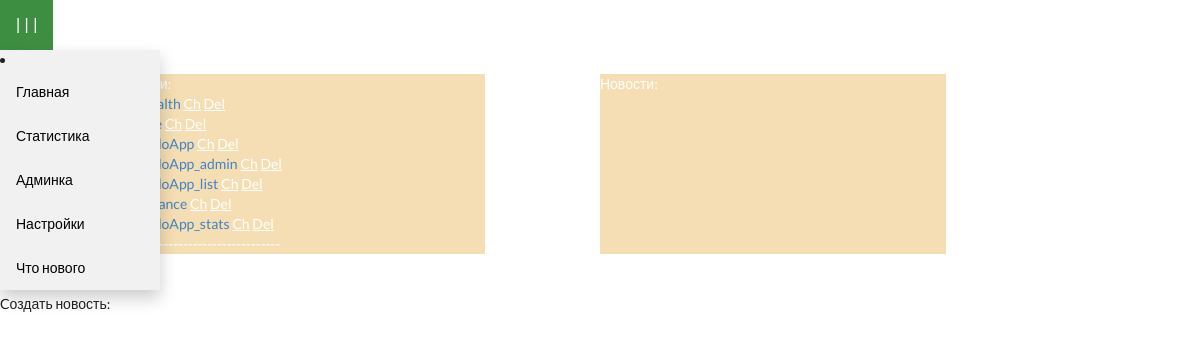
/admin, run on an earlier commit of the app's database.
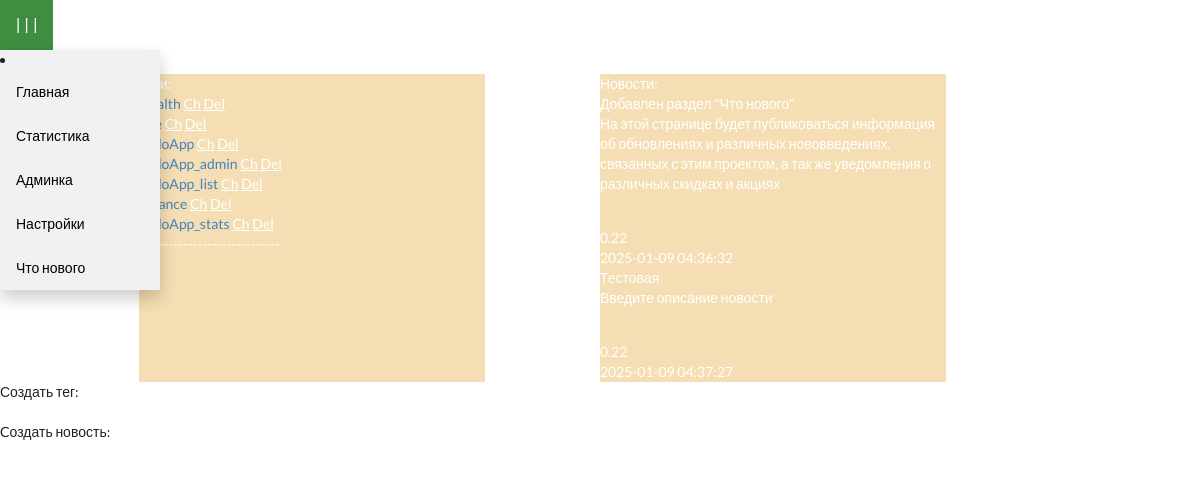
And on a later commit of the database.
### todo/models.py (models this page shows)
class Tag(db.Model):
    id = db.Column(db.Integer, primary_key=True)
    title = db.Column(db.String(100))
    descr = db.Column(db.String(1000))

class News(db.Model):
    id = db.Column(db.Integer, primary_key=True)
    title = db.Column(db.String(100))
    descr = db.Column(db.String(1000))
    version = db.Column(db.String(10))
    create_date = db.Column(db.String(25))
    to_send = db.Column(db.Boolean)

### todo/routes.py (the view)
@app.get('/admin')
def admin():
    tag_list = Tag.query.all()
    news_list = News.query.all()
    return render_template('todo/admin.html', tag_list=tag_list, news_list=news_list)

### todo/templates/todo/admin.html (shortened to what this page needs)
{% extends 'todo/layout.html' %}
    {% block content %}
    <div class="content" style="  display: flex; margin-top: 2%; margin-left: 2%; margin-right: 2%; color: white;">
        <div class="form" style="background-color:wheat;width: 30%;margin-left: 10%; margin-right: 10%;">
            {% block tags %}
            Теги:<br>
            {% for tag in tag_list %}
            <a>{{tag.title}}</a> <a href="/get_tag/{{tag.id}}">Ch</a> <a href="/delete_tag/{{ tag.id }}">Del</a>
            <br>
            {% endfor %}
            {% endblock %}
            -----------------------------<br>
        </div>
        <div class="form2" style="background-color:wheat;width: 30%; margin-right: 10%;">
            {% block posts %}
            Новости: <br>
            {% for post in news_list %}
            {{post.title}}<br>{{post.descr | safe}}<br>{{post.version}}<br>{{post.create_date}}<br>{{post.is_send}}
            {% endfor %}
            {% endblock %}
        </div>
    </div>
    Создать тег: <br>
    <a href="#openModal">Создать тег</a><br>
    Cоздать новость: <br>
    <a href="#openModal3">Создать новость</a><br>
    {% endblock content %}

### todo/templates/todo/layout.html (shortened to what this page needs)
<!doctype html>
<html lang="ru">
<head>
      <link rel="stylesheet" href="{{ url_for('static', filename='css/style.css') }}">
      <link rel="stylesheet" href="https://cdn.jsdelivr.net/npm/semantic-ui@2.4.2/dist/semantic.min.css">
      <link href="https://cdn.jsdelivr.net/gh/Alaev-Co/snowflakes/dist/snow.min.css" rel="stylesheet">
</head>
<body
      style="{% if request.cookies.get('font')=='black' %}background-color:{{ request.cookies.get('font') }};color:white{% endif %}">
      <div class="dropdown">
            <button class="dropbtn">| | |</button>
            <div class="dropdown-content">
                <li>
            <a href="/">Главная</a>
           <a href="/task_stats">Статистика</a>
            <a href="/admin">Админка</a>
            <a href="/settings">Настройки</a>
            <a href="/release">Что нового</a>
        </li>
                </div>
                </div>
      {% block content %}
      {% endblock content %}
</body>
</html>

### todo/static/css/style.css (style rules this page uses)
body { font-family: Rubik; transition: background-color 0.3s ease; margin: 0; }
a:link { color: white; text-decoration: underline; cursor: pointer; }
.dropbtn { background-color: #4CAF50; color: white; padding: 16px; font-size: 16px; border: none; }
.dropdown { position: relative; display: inline-block; }
.dropdown-content { display: none; position: absolute; background-color: #f1f1f1; min-width: 160px; box-shadow: 0px 8px 16px 0px rgba(0,0,0,0.2); z-index: 1; }
.dropdown-content a { color: black; padding: 12px 16px; text-decoration: none; display: block; }

What changed in the data, as far as the page shows it:
added News: title "Добавлен раздел \"Что нового\"", descr "На этой странице будет публиковаться информация об обновлениях и различных нововведениях, связанных с этим проектом, а так же уведомления о различных скидках и акциях", version "0.22", create_date "2025-01-09 04:36:32"
added News: title "Тестовая", descr "Введите описание новости", version "0.22", create_date "2025-01-09 04:37:27"
